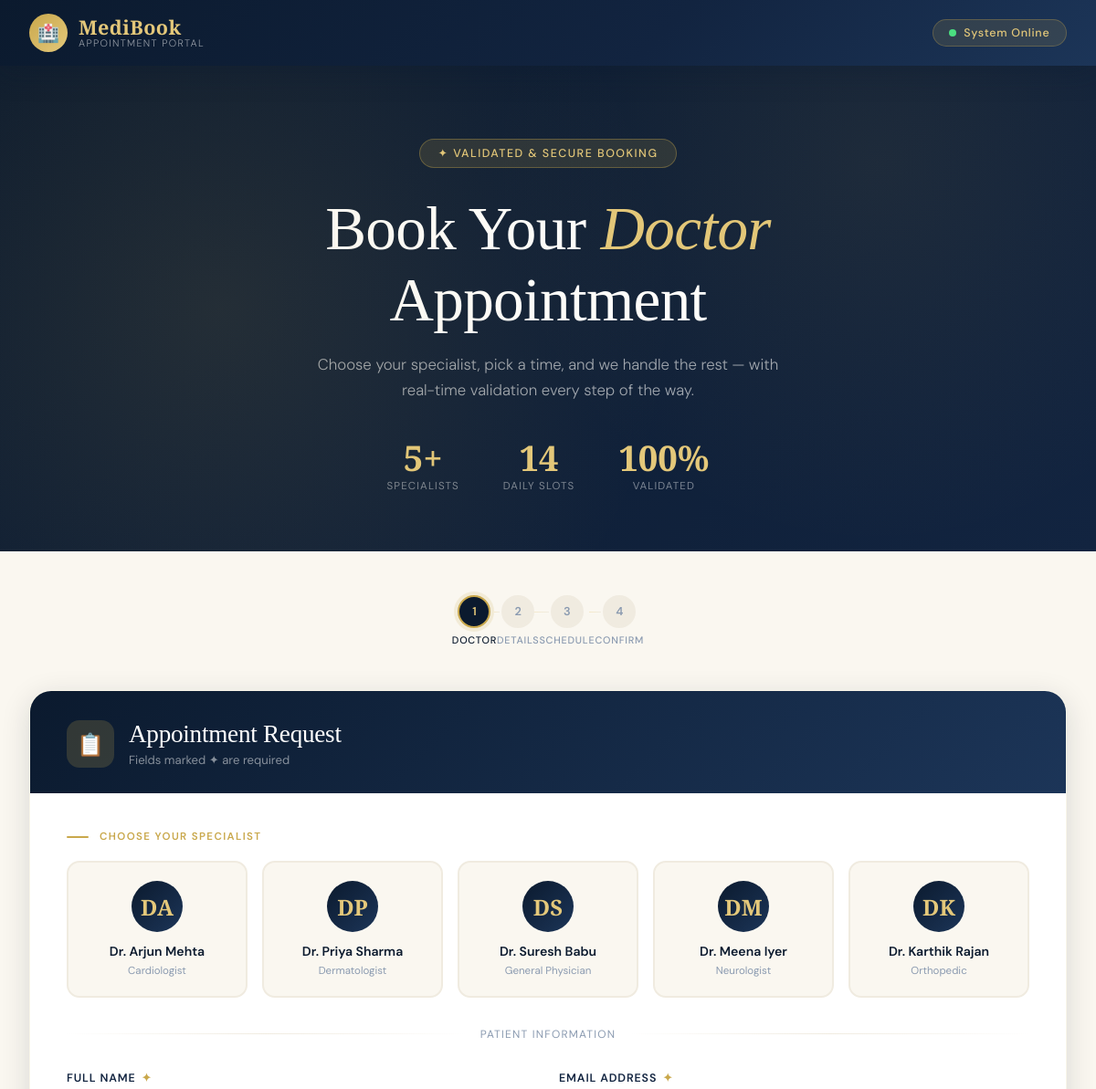
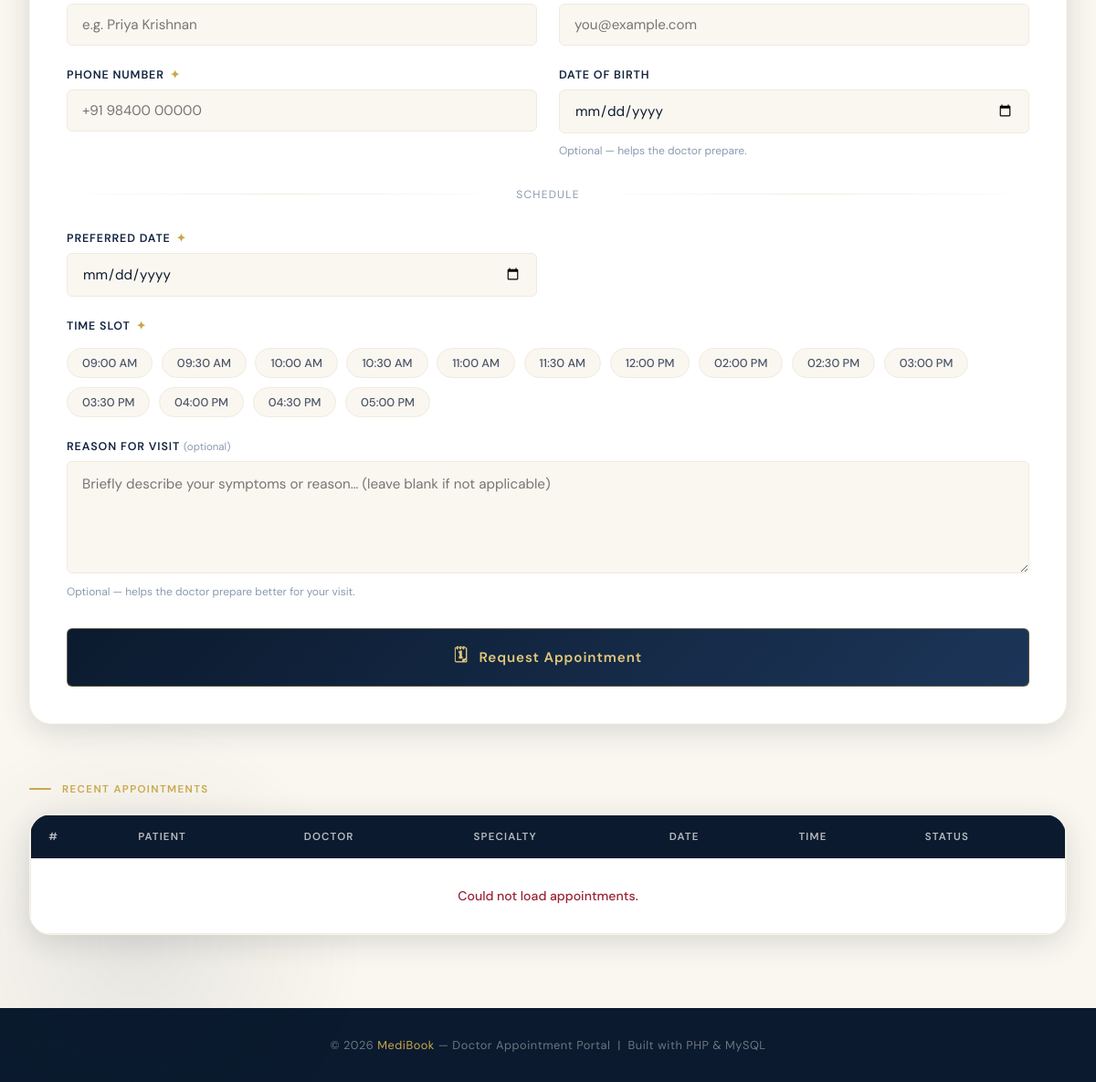
The page /exp6medibook/index.php on the database its author committed (2 pictures, top to bottom).
### tables this page shows
CREATE TABLE IF NOT EXISTS doctors (
  id          INT UNSIGNED AUTO_INCREMENT PRIMARY KEY,
  name        VARCHAR(120)  NOT NULL,
  specialty   VARCHAR(100)  NOT NULL,
  email       VARCHAR(180)  NOT NULL UNIQUE,
  phone       VARCHAR(20)   NOT NULL,
  avatar      VARCHAR(255)  DEFAULT NULL,
  available   TINYINT(1)    NOT NULL DEFAULT 1,
  created_at  DATETIME      NOT NULL DEFAULT CURRENT_TIMESTAMP
);

### exp6medibook/index.php (the view, shortened to what this page needs)
<?php
require_once __DIR__ . '/db_connect.php';
$doctors_seed = [];
try {
    $doctors_seed = $pdo->query(
        'SELECT id, name, specialty FROM doctors WHERE available = 1 ORDER BY specialty, name'
    )->fetchAll(PDO::FETCH_ASSOC);
} catch (Throwable $e) {
}
$time_slots = [
    '09:00' => '09:00 AM', '09:30' => '09:30 AM',
    '10:00' => '10:00 AM', '10:30' => '10:30 AM',
    '11:00' => '11:00 AM', '11:30' => '11:30 AM',
    '12:00' => '12:00 PM',
    '14:00' => '02:00 PM', '14:30' => '02:30 PM',
    '15:00' => '03:00 PM', '15:30' => '03:30 PM',
    '16:00' => '04:00 PM', '16:30' => '04:30 PM',
    '17:00' => '05:00 PM',
];
function get_initials(string $name): string {
    $parts  = explode(' ', $name);
    $result = '';
    foreach ($parts as $p) {
        if (!empty($p) && ctype_alpha($p[0])) {
            $result .= strtoupper($p[0]);
            if (strlen($result) >= 2) break;
        }
    }
    return $result ?: 'DR';
}
?>
<!DOCTYPE html>
<html lang="en">
<head>
  <link rel="stylesheet" href="style.css"/>
</head>
<body>
<header class="site-header">
  <div class="header-inner">
    <a href="index.php" class="logo">
      <div class="logo-icon">🏥</div>
      <div class="logo-text">
        <span>MediBook</span>
        <span>Appointment Portal</span>
      </div>
    </a>
    <div class="header-badge">
      <span class="pulse-dot"></span>
      System Online
    </div>
  </div>
</header>
<section class="hero">
  <div class="hero-tag">✦ Validated &amp; Secure Booking</div>
  <h1>Book Your <em>Doctor</em><br>Appointment</h1>
  <p>Choose your specialist, pick a time, and we handle the rest — with real-time validation every step of the way.</p>
  <div class="hero-stats">
    <div class="stat">
      <div class="stat-number"><?= count($doctors_seed) ?: '5' ?>+</div>
      <div class="stat-label">Specialists</div>
    </div>
    <div class="stat">
      <div class="stat-number"><?= count($time_slots) ?></div>
      <div class="stat-label">Daily Slots</div>
    </div>
    <div class="stat">
      <div class="stat-number">100%</div>
      <div class="stat-label">Validated</div>
    </div>
  </div>
</section>
<main class="main-wrapper">
  <div class="steps-bar">
    <div class="step-item active" id="step1"><div class="step-circle">1</div><div class="step-label">Doctor</div></div>
    <div class="step-item"        id="step2"><div class="step-circle">2</div><div class="step-label">Details</div></div>
    <div class="step-item"        id="step3"><div class="step-circle">3</div><div class="step-label">Schedule</div></div>
    <div class="step-item"        id="step4"><div class="step-circle">4</div><div class="step-label">Confirm</div></div>
  </div>
  <div class="card" id="form-card">
    <div class="card-header">
      <div class="card-header-icon">📋</div>
      <div>
        <h2>Appointment Request</h2>
        <p>Fields marked ✦ are required</p>
      </div>
    </div>
    <div class="card-body">
      <form id="appt-form" novalidate>
        <div class="section-label">Choose Your Specialist</div>
        <div class="doctor-cards" id="doctor-cards">
          <?php if (!empty($doctors_seed)): ?>
            <?php foreach ($doctors_seed as $doc): ?>
            <div class="doctor-card" data-id="<?= (int)$doc['id'] ?>" onclick="selectDoctor(this, <?= (int)$doc['id'] ?>)">
              <div class="doctor-avatar"><?= get_initials($doc['name']) ?></div>
              <div class="doctor-name"><?= htmlspecialchars($doc['name']) ?></div>
              <div class="doctor-specialty"><?= htmlspecialchars($doc['specialty']) ?></div>
            </div>
            <?php endforeach; ?>
          <?php else: ?>
            <div style="color:var(--text-mute);font-size:.88rem;grid-column:1/-1;padding:.5rem 0">
              Loading doctors…
            </div>
          <?php endif; ?>
        </div>
        <div class="divider">Patient Information</div>
        <div class="form-grid">
          <div class="form-group">
            <label for="full_name">Full Name <span class="req">✦</span></label>
            <input type="text" id="full_name" name="full_name"
                   placeholder="e.g. Priya Krishnan" autocomplete="name"/>
          </div>
          <div class="form-group">
            <label for="email">Email Address <span class="req">✦</span></label>
            <input type="email" id="email" name="email"
                   placeholder="you@example.com" autocomplete="email"/>
          </div>
          <div class="form-group">
            <label for="phone">Phone Number <span class="req">✦</span></label>
            <input type="tel" id="phone" name="phone"
                   placeholder="+91 98400 00000" autocomplete="tel"/>
          </div>
          <div class="form-group">
            <label for="dob">Date of Birth</label>
            <input type="date" id="dob" name="dob"
                   max="<?= date('Y-m-d') ?>" min="1900-01-01"/>
            <div class="field-hint">Optional — helps the doctor prepare.</div>
          </div>
        </div>
        <div class="divider">Schedule</div>
        <div class="form-grid">
          <div class="form-group">
            <label for="appt_date">Preferred Date <span class="req">✦</span></label>
            <input type="date" id="appt_date" name="appt_date"
                   min="<?= date('Y-m-d') ?>"
                   max="<?= date('Y-m-d', strtotime('+6 months')) ?>"/>
          </div>
          <div class="form-group span-2">
            <label>Time Slot <span class="req">✦</span></label>
            <div class="time-slots">
              <?php foreach ($time_slots as $val => $label): ?>
              <div class="time-slot">
                <label for="time_<?= str_replace(':','', $val) ?>"><?= $label ?></label>
              </div>
              <?php endforeach; ?>
            </div>
          </div>
          <div class="form-group span-2">
            <label for="reason">Reason for Visit <span style="font-weight:400;font-size:.72rem;color:var(--text-mute);letter-spacing:0;text-transform:none">(optional)</span></label>
            <textarea id="reason" name="reason" rows="4"
                      placeholder="Briefly describe your symptoms or reason… (leave blank if not applicable)"></textarea>
            <div class="field-hint">Optional — helps the doctor prepare better for your visit.</div>
          </div>
        </div>
        <button type="submit" class="btn-submit" id="submit-btn">
          <span class="btn-icon">🗓</span>
          <span id="btn-text">Request Appointment</span>
        </button>
      </form>
    </div>
  </div>
  <div style="margin-top:4rem">
    <div class="section-label" style="margin-bottom:1.2rem">Recent Appointments</div>
    <div class="card">
      <div class="card-body" style="padding:0">
        <div class="table-wrapper">
          <table>
            <thead>
              <tr>
                <th>#</th><th>Patient</th><th>Doctor</th>
                <th>Specialty</th><th>Date</th><th>Time</th><th>Status</th>
              </tr>
            </thead>
            <tbody id="recent-tbody">
            </tbody>
          </table>
        </div>
      </div>
    </div>
  </div>
</main>
<footer class="site-footer">
  <p>© <?= date('Y') ?> <span>MediBook</span> — Doctor Appointment Portal &nbsp;|&nbsp; Built with PHP &amp; MySQL</p>
</footer>
</body>
</html>

### rows shown on the page
doctors: name "DA", name "Dr. Arjun Mehta", specialty "Cardiologist"
doctors: name "DP", name "Dr. Priya Sharma", specialty "Dermatologist"
doctors: name "DS", name "Dr. Suresh Babu", specialty "General Physician"
doctors: name "DM", name "Dr. Meena Iyer", specialty "Neurologist"
doctors: name "DK", name "Dr. Karthik Rajan", specialty "Orthopedic"

### other values the page prints
count($doctors_seed) ?: '5' "5"
count($time_slots) "14"
$label "09:00 AM"
$label "09:30 AM"
$label "10:00 AM"
$label "10:30 AM"
$label "11:00 AM"
$label "11:30 AM"
$label "12:00 PM"
$label "02:00 PM"
$label "02:30 PM"
$label "03:00 PM"
$label "03:30 PM"
$label "04:00 PM"
$label "04:30 PM"
